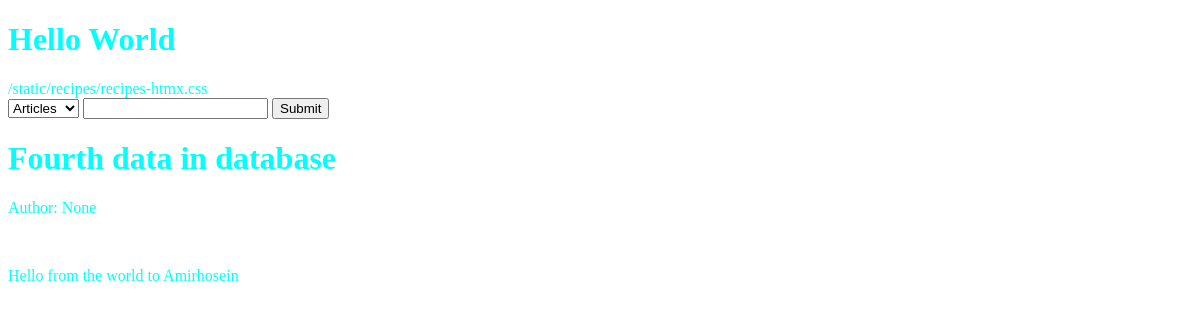
The app's page /articles/fourth-data-in-database/ with its own data.
### articles/models.py (models this page shows, shortened)
class Article(models.Model):
    user = models.ForeignKey(User, blank=True, null=True, on_delete=models.SET_NULL)
    title = models.CharField(max_length=70)
    content = models.TextField()
    slug = models.SlugField(unique=True, blank=True, null=True)
    timestamp = models.DateTimeField(auto_now_add=True)
    updated = models.DateTimeField(auto_now=True)
    publish = models.DateField(auto_now=False, auto_now_add=False, null=True, blank=True)
    objects = ArticleManager()

### articles/views.py (the view)
# urls.py: path("<slug:slug>/", article_detail_view, name="detail"),
def article_detail_view(request, slug, *args, **argv):
    article_obj = None
    if slug is not None:
        try:
            article_obj = Article.objects.get(slug=slug)
        except Article.DoesNotExist:
            raise Http404
        except Article.MultipleObjectsReturned:
            article_obj = Article.objects.filter(slug=slug).first()
        except:
            raise Http404
    context = {
        "object" : article_obj
    }
    return render(request, "articles/detail.html", context=context)

### articles/models.py (called while the page is built)
    def get_queryset(self):
            return ArticleQuerySet(self.model, using=self._db)

### templates/articles/detail.html (shortened to what this page needs)
{% extends "base.html" %}
{% block content %}
    {% if object %}
        <h1>{{ object.title }}</h1>
        <p>Author: {{ object.user }}
        </p>
        <br>
        <p>{{ object.content }}</p>
    {% endif %}
{% endblock %}

### static/recipes/recipes-htmx.css (style rules this page uses)
body { color: aqua; }

### records on screen
Article: title "Fourth data in database", user "None", content "Hello from the world to Amirhosein"
